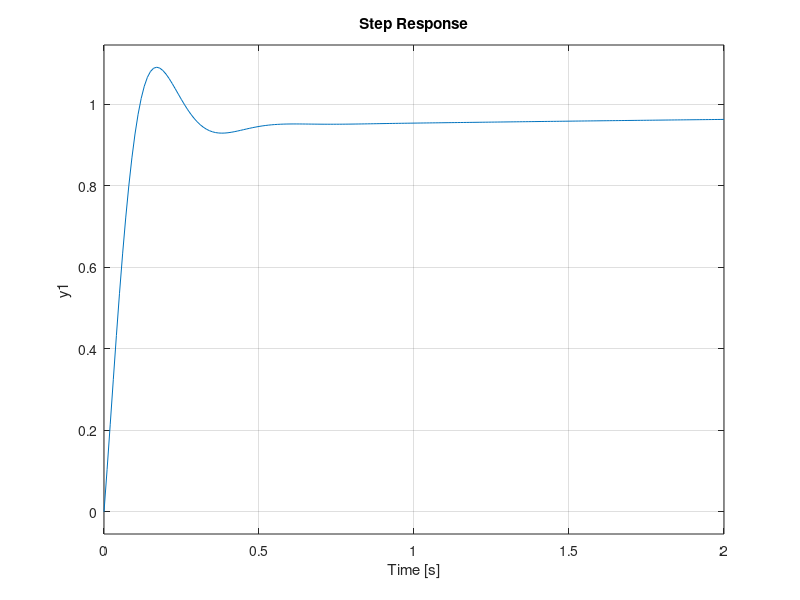

Recreate this plot in MATLAB.
% PID Controller Test
s = tf('s');
P = 1/(s^2 + 10*s + 20);
step(P);

% Creating the PID
C = pid(300,70,10);
T=feedback(C*P,1);
t=0:0.01:2;
step(T,t);
